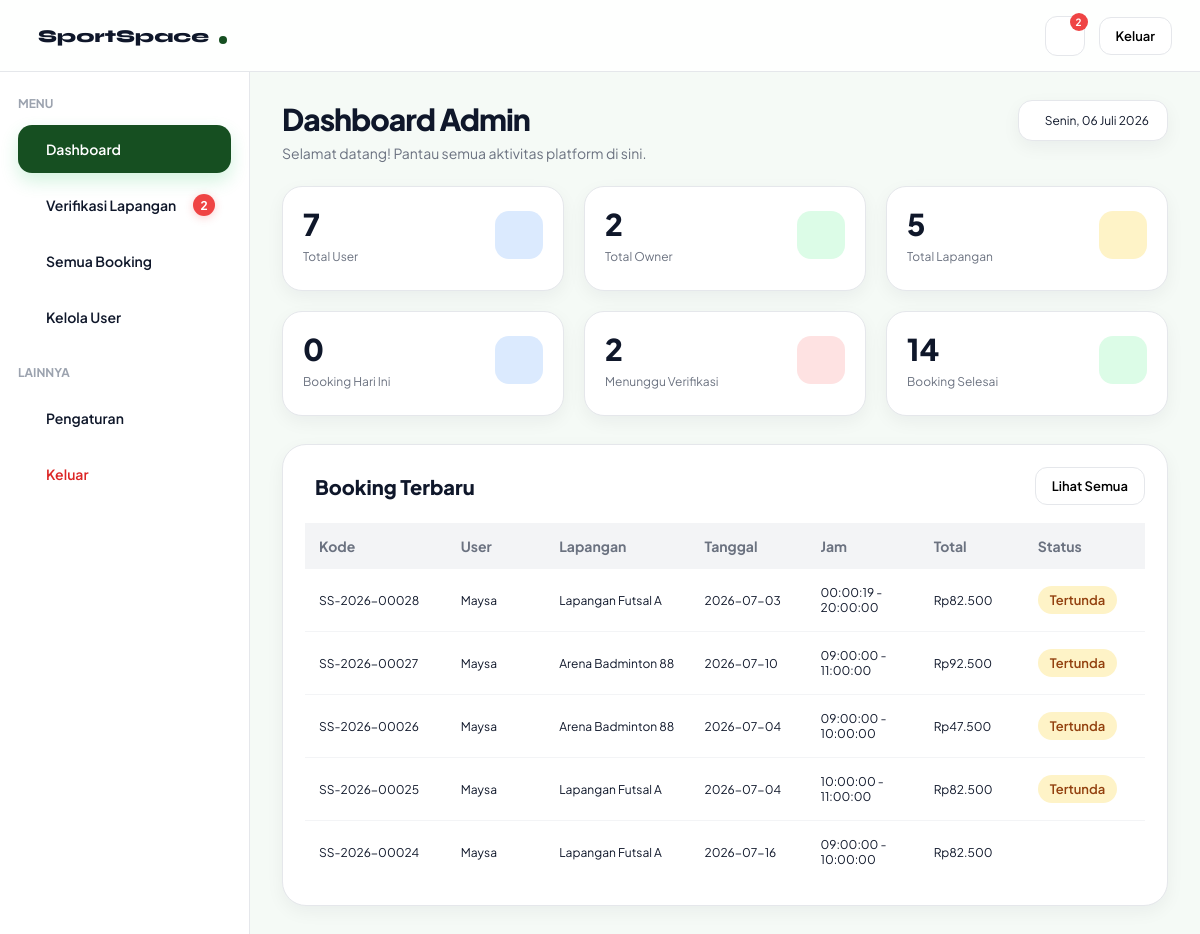
/dashboard-admin.php, run on an earlier commit of the app's database.
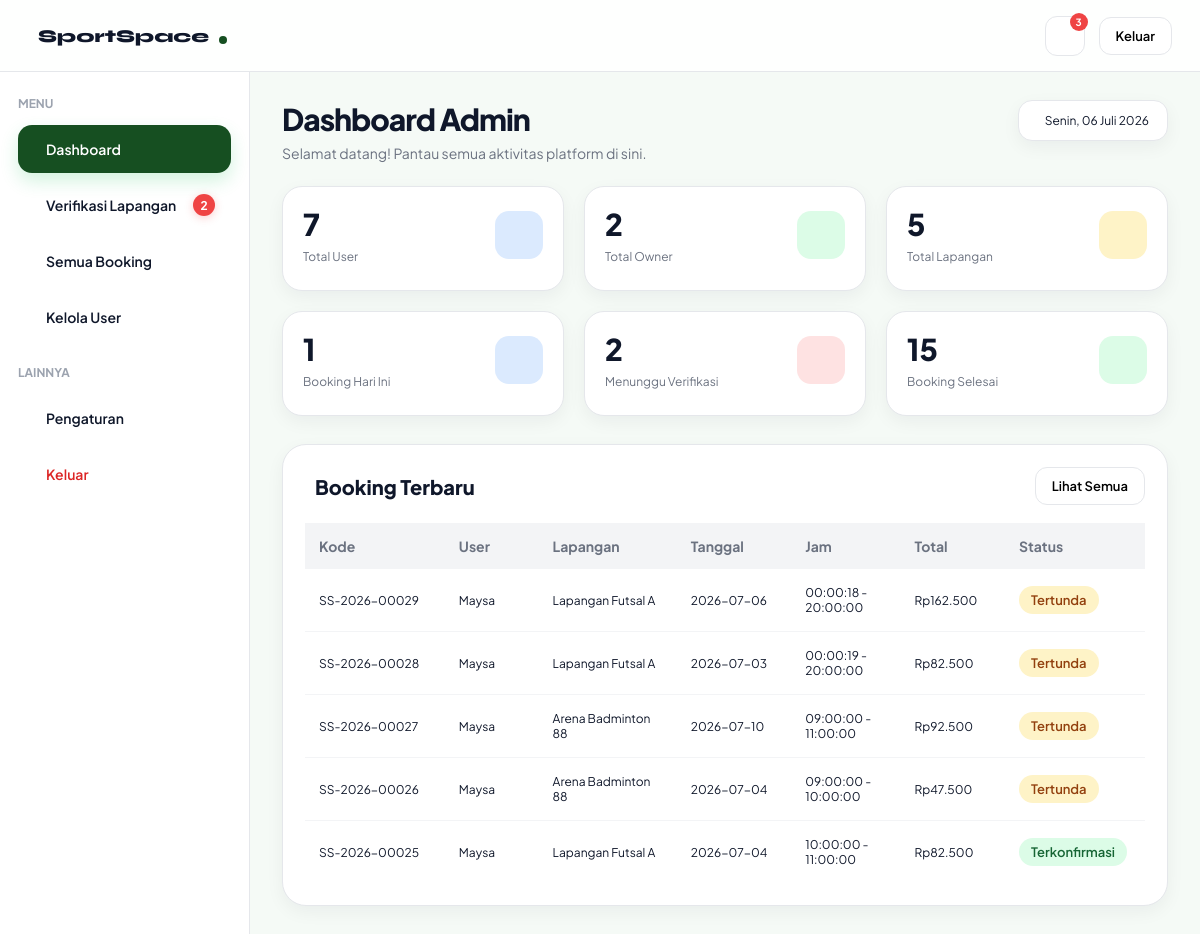
And on a later commit of the database.
### tables this page shows
CREATE TABLE `booking` (
  `booking_id` int(11) NOT NULL,
  `user_id` int(11) NOT NULL,
  `field_id` int(11) NOT NULL,
  `tanggal` date NOT NULL,
  `jam_mulai` time NOT NULL,
  `jam_selesai` time NOT NULL,
  `status` enum('tertunda','terkonfirmasi','ditolak','dibatalkan','selesai') NOT NULL DEFAULT 'tertunda',
  `created_at` timestamp NOT NULL DEFAULT current_timestamp(),
  `booking_code` varchar(20) DEFAULT NULL,
  `metode_pembayaran` varchar(30) DEFAULT NULL,
  `bank` varchar(30) DEFAULT NULL,
  `total` decimal(12,2) NOT NULL
);

CREATE TABLE `users` (
  `user_id` int(11) NOT NULL,
  `nama` varchar(50) NOT NULL,
  `email` varchar(100) NOT NULL,
  `telepon` varchar(15) NOT NULL,
  `password` varchar(255) NOT NULL,
  `role` enum('user','admin','owner') NOT NULL DEFAULT 'user',
  `aktif` enum('aktif','nonaktif') NOT NULL DEFAULT 'aktif',
  `created_at` timestamp NOT NULL DEFAULT current_timestamp()
);

CREATE TABLE `fields` (
  `field_id` int(11) NOT NULL,
  `owner_id` int(11) DEFAULT NULL,
  `nama_lapangan` varchar(100) NOT NULL,
  `jenis` varchar(50) NOT NULL,
  `harga` decimal(10,2) NOT NULL,
  `status` enum('tersedia','penuh') NOT NULL DEFAULT 'tersedia',
  `lokasi` varchar(255) DEFAULT NULL,
  `gambar` varchar(255) DEFAULT NULL,
  `deskripsi` text DEFAULT NULL,
  `owner_name` varchar(100) DEFAULT NULL,
  `owner_phone` varchar(20) DEFAULT NULL,
  `owner_address` varchar(255) DEFAULT NULL,
  `jam_operasional` varchar(50) DEFAULT NULL,
  `kapasitas` int(11) DEFAULT NULL,
  `jenis_lantai` varchar(50) DEFAULT NULL,
  `fasilitas` text DEFAULT NULL,
  `maps_link` text DEFAULT NULL,
  `google_maps_url` text DEFAULT NULL,
  `verifikasi` enum('pending','diterima','ditolak') NOT NULL DEFAULT 'pending',
  `durasi_slot` int(11) NOT NULL DEFAULT 1,
  `hari_libur` text DEFAULT NULL,
  `aktif` enum('aktif','nonaktif') NOT NULL
);

CREATE TABLE `payment` (
  `payment_id` int(11) NOT NULL,
  `booking_id` int(11) NOT NULL,
  `metode` enum('transfer','ewallet','cash') NOT NULL,
  `total` decimal(10,2) NOT NULL,
  `status` enum('tertunda','diverifikasi','ditolak') NOT NULL DEFAULT 'tertunda',
  `tanggal_bayar` timestamp NOT NULL DEFAULT current_timestamp(),
  `bank` varchar(30) DEFAULT NULL
);

### get-admin-dashboard.php (called while the page is built, shortened)
<?php
include "config.php";
$result = mysqli_query($conn, "
SELECT COUNT(*) AS total
FROM users
");
$totalUser = mysqli_fetch_assoc($result)['total'];
$result = mysqli_query($conn, "
SELECT COUNT(*) AS total
FROM fields
");
$totalLapangan = mysqli_fetch_assoc($result)['total'];
$result = mysqli_query($conn,"
SELECT COUNT(*) AS total
FROM users
WHERE role='owner'
");
$totalOwner = mysqli_fetch_assoc($result)['total'];
$result = mysqli_query($conn,"
SELECT COUNT(*) AS total
FROM booking
WHERE tanggal = CURDATE()
");
$totalBookingHariIni = mysqli_fetch_assoc($result)['total'];
$result = mysqli_query($conn,"
SELECT COUNT(*) AS total
FROM booking
WHERE status='terkonfirmasi'
");
$totalBookingSelesai = mysqli_fetch_assoc($result)['total'];
$qNotifLapangan = mysqli_query($conn,"
    SELECT COUNT(*) AS total
    FROM fields
    WHERE verifikasi='pending'
");
$notifLapangan = mysqli_fetch_assoc($qNotifLapangan)['total'];
$qNotifBooking = mysqli_query($conn,"
    SELECT COUNT(*) AS total
    FROM booking
    WHERE DATE(created_at)=CURDATE()
");
$notifBooking = mysqli_fetch_assoc($qNotifBooking)['total'];
$qNotifUser = mysqli_query($conn,"
    SELECT COUNT(*) AS total
    FROM users
    WHERE DATE(created_at)=CURDATE()
");
$notifUser = mysqli_fetch_assoc($qNotifUser)['total'];
$totalNotif = $notifLapangan + $notifBooking + $notifUser;

### get-verifikasi.php (called while the page is built, shortened)
<?php
include "config.php";
$totalPending = mysqli_fetch_assoc(
    mysqli_query($conn, "SELECT COUNT(*) total FROM fields WHERE verifikasi='pending'")
)['total'];

### get-booking-terbaru.php (called while the page is built)
<?php
include "config.php";
$queryBookingTerbaru = mysqli_query(
    $conn,
    "
    SELECT
        booking.booking_code,
        users.nama,
        fields.nama_lapangan,
        booking.tanggal,
        booking.jam_mulai,
        booking.jam_selesai,
        payment.total,
        booking.status
    FROM booking
    JOIN users
    ON booking.user_id = users.user_id
    JOIN fields
    ON booking.field_id = fields.field_id
    LEFT JOIN payment
    ON booking.booking_id = payment.booking_id
    ORDER BY booking.booking_id DESC
    LIMIT 5
    "
);

### dashboard-admin.php (the view, shortened to what this page needs)
<?php
include "get-admin-dashboard.php";
include "get-booking-terbaru.php";
include "get-users.php";
include "get-verifikasi.php";
?>
<?php
$hari = [
    "Minggu","Senin","Selasa","Rabu","Kamis","Jumat","Sabtu"
];
$bulan = [
    1=>"Januari","Februari","Maret","April","Mei","Juni",
    "Juli","Agustus","September","Oktober","November","Desember"
];
$today =
$hari[date("w")] . ", " .
date("d") . " " .
$bulan[(int)date("n")] . " " .
date("Y");
?>
<!DOCTYPE html>
<html lang="id">
<head>
  <link rel="stylesheet" href="admin.css">
  <link rel="stylesheet" href="https://cdn.jsdelivr.net/npm/@tabler/icons-webfont@3.31.0/dist/tabler-icons.min.css">
</head>
<body>
   <nav class="navbar">
    <a href="index.php"class="navbar-brand"> <i class="ti ti-bowling"></i>
      <span>SportSpace</span>
      <div class="dot"></div>
    </a>
    <div class="navbar-actions">
      <div class="notif-container">
        <div class="notif" onclick="toggleNotif()"> <i class="ti ti-bell"></i>
          <span
            class="notif-badge"
            id="notifBadge"
            <?php if($totalNotif == 0): ?>
                style="display:none;"
            <?php endif; ?>
            >
            <?= $totalNotif ?>
          </span>
        </div>
    </div>
    <a href="login.html">
      <button class="btn btn-outline btn-sm"> <i class="ti ti-logout"> </i> Keluar </button>
    </a>
  </div>
</nav>
 <div class="dashboard-layout">
   <aside class="sidebar">
    <div>
      <div class="sidebar-section"> MENU </div>
      <div class="sidebar-menu">
        <div class="sidebar-item active" onclick="showSection('dashboard', this)"> <i class="ti ti-home"></i>
          <span>Dashboard</span>
        </div>
        <div class="sidebar-item" onclick="showSection('venue', this)">
          <span>Verifikasi Lapangan</span>
          <span
            class="menu-badge"
            id="sidebarVenueBadge"
            <?php if($notifLapangan == 0): ?>
                style="display:none;"
            <?php endif; ?>
            >
            <?= $notifLapangan ?>
          </span>
        </div>
        <div class="sidebar-item" onclick="showSection('booking', this)"> <i class="ti ti-calendar-event"></i>
          <span>Semua Booking</span>
        </div>
        <div class="sidebar-item" onclick="showSection('user', this)"> <i class="ti ti-users"></i>
          <span>Kelola User</span>
        </div>
      </div>
      <div class="sidebar-section extra"> LAINNYA </div>
      <div class="sidebar-menu">
        <div class="sidebar-item" onclick="showSection('setting', this)"> <i class="ti ti-settings"></i>
          <span>Pengaturan</span>
        </div>
        <a href="login.html" class="logout-link">
          <div class="sidebar-item logout">
            <span>Keluar</span>
          </div>
        </a>
      </div>
    </div>
  </aside>
   <main class="dashboard-content loading" id="dashboardContent">
     <section id="section-dashboard">
      <div class="top-header">
        <div>
          <h1 class="page-title"> Dashboard Admin </h1>
          <p class="page-sub"> Selamat datang! Pantau semua aktivitas platform di sini. </p>
        </div>
        <div class="date-card">
          <?= $today ?>
        </div>
      </div>
        <div class="stats-grid">
    <div class="stat-card">
        <div class="stat-top">
            <div>
                <div class="stat-value"><?= $totalUser ?></div>
                <div class="stat-label">Total User</div>
            </div>
            <div class="stat-icon blue-bg">
            </div>
        </div>
    </div>
    <div class="stat-card">
        <div class="stat-top">
            <div>
                <div class="stat-value"><?= $totalOwner ?></div>
                <div class="stat-label">Total Owner</div>
            </div>
            <div class="stat-icon green-bg">
            </div>
        </div>
    </div>
    <div class="stat-card">
        <div class="stat-top">
            <div>
                <div class="stat-value"><?= $totalLapangan ?></div>
                <div class="stat-label">Total Lapangan</div>
            </div>
            <div class="stat-icon amber-bg">
            </div>
        </div>
    </div>
    <div class="stat-card">
        <div class="stat-top">
            <div>
                <div class="stat-value"><?= $totalBookingHariIni ?></div>
                <div class="stat-label">Booking Hari Ini</div>
            </div>
            <div class="stat-icon blue-bg">
            </div>
        </div>
    </div>
    <div class="stat-card">
        <div class="stat-top">
            <div>
                <div class="stat-value"><?= $totalPending ?></div>
                <div class="stat-label">Menunggu Verifikasi</div>
            </div>
            <div class="stat-icon red-bg">
            </div>
        </div>
    </div>
    <div class="stat-card">
        <div class="stat-top">
            <div>
                <div class="stat-value"><?= $totalBookingSelesai ?></div>
                <div class="stat-label">Booking Selesai</div>
            </div>
            <div class="stat-icon green-bg">
            </div>
        </div>
    </div>
</div>
       <div class="card">
        <div class="card-header">
          <div class="card-title"> <i class="ti ti-file-invoice"> </i> Booking Terbaru </div>
          <button class="btn btn-outline btn-sm" onclick="openBookingSection()"> Lihat Semua </button>
        </div>
        <div class="table-wrapper">
          <table class="table">
            <thead>
              <tr>
                <th>Kode</th>
                <th>User</th>
                <th>Lapangan</th>
                <th>Tanggal</th>
                <th>Jam</th>
                <th>Total</th>
                <th>Status</th>
              </tr>
            </thead>
            <tbody>
              <?php while($row = mysqli_fetch_assoc($queryBookingTerbaru)) : ?>
                <tr>
                  <td><?= $row['booking_code']; ?></td>
                  <td><?= $row['nama']; ?></td>
                  <td><?= $row['nama_lapangan']; ?></td>
                  <td><?= $row['tanggal']; ?></td>
                  <td>
                    <?= $row['jam_mulai']; ?>
                    -
                    <?= $row['jam_selesai']; ?>
                  </td>
                  <td>Rp<?= number_format($row['total'], 0, ",", ".") ?></td>
                  <td>
                    <?php
                    $status = strtolower($row['status']);
                    if($status == "terkonfirmasi"){
                      echo '<span class="status-badge success">Terkonfirmasi</span>';
                    }
                    elseif($status == "tertunda"){
                      echo '<span class="status-badge warning">Tertunda</span>';
                    }
                    elseif($status == "dibatalkan"){
                      echo '<span class="status-badge danger">Dibatalkan</span>';
                    }
                    elseif($status == "selesai"){
                      echo '<span class="status-badge info">Selesai</span>';
                    }
                    else{
                      echo '<span class="status-badge">'.$row['status'].'</span>';
                    }
                    ?>
                  </td>
                </tr>
              <?php endwhile; ?>
            </tbody>
          </table>
        </div>
      </div>
    </section>
    </main>
  </div>
    </body>
    </html>

What changed in the data, as far as the page shows it:
no longer on this page (row unchanged): booking: booking_code "SS-2026-00024", user.nama "Maysa", field.nama_lapangan "Lapangan Futsal A", tanggal "2026-07-16", jam_mulai "09:00:00", jam_selesai "10:00:00", payment.total "82.500"
added booking: booking_code "SS-2026-00029", user.nama "Maysa", field.nama_lapangan "Lapangan Futsal A", tanggal "2026-07-06", jam_mulai "00:00:18", jam_selesai "20:00:00", payment.total "162.500", status "Tertunda"
changed booking "SS-2026-00025": status "Tertunda" → "Terkonfirmasi"
Also different on the page:
$totalNotif: "2" → "3"
$totalBookingHariIni: "0" → "1"
$totalBookingSelesai: "14" → "15"
